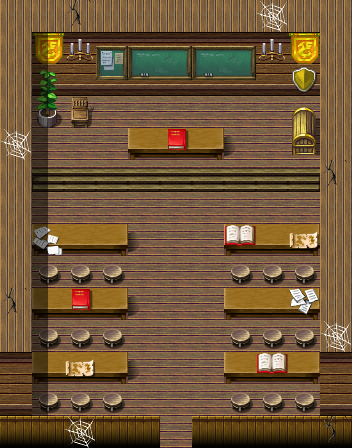

A level layout from a 2D game, rendered from its tile map. Below: a short description, then the map file with tile-grid data replaced by summaries:
An orthogonal 11x14 tile map with 32x32 px tiles, 4 tile layers (Ground, Objects, Above, Top), 1 hidden layer not drawn, 61 tilesets and 14 objects (9x spawn, 3x script, mapchange, container).

<map version="1.10" tiledversion="1.11.2" orientation="orthogonal" renderorder="right-down" width="11" height="14" tilewidth="32" tileheight="32" infinite="0" nextlayerid="10" nextobjectid="15">
 <tileset firstgid="1" name="map_bed_1" tilewidth="32" tileheight="32" tilecount="160" columns="16">
  <image source="../drawable/map_bed_1.png" width="512" height="320" />
 </tileset>
 <tileset firstgid="161" name="map_border_1" tilewidth="32" tileheight="32" tilecount="128" columns="16">
  <image source="../drawable/map_border_1.png" width="512" height="256" />
 </tileset>
 <tileset firstgid="289" name="map_bridge_1" tilewidth="32" tileheight="32" tilecount="128" columns="16">
  <image source="../drawable/map_bridge_1.png" width="512" height="256" />
 </tileset>
 <tileset firstgid="417" name="map_bridge_2" tilewidth="32" tileheight="32" tilecount="128" columns="16">
  <image source="../drawable/map_bridge_2.png" width="512" height="256" />
 </tileset>
 <tileset firstgid="545" name="map_broken_1" tilewidth="32" tileheight="32" tilecount="128" columns="16">
  <image source="../drawable/map_broken_1.png" width="512" height="256" />
 </tileset>
 <tileset firstgid="673" name="map_cavewall_1" tilewidth="32" tileheight="32" tilecount="108" columns="18">
  <image source="../drawable/map_cavewall_1.png" width="576" height="192" />
 </tileset>
 <tileset firstgid="781" name="map_cavewall_2" tilewidth="32" tileheight="32" tilecount="108" columns="18">
  <image source="../drawable/map_cavewall_2.png" width="576" height="192" />
 </tileset>
 <tileset firstgid="889" name="map_cavewall_3" tilewidth="32" tileheight="32" tilecount="108" columns="18">
  <image source="../drawable/map_cavewall_3.png" width="576" height="192" />
 </tileset>
 <tileset firstgid="997" name="map_cavewall_4" tilewidth="32" tileheight="32" tilecount="108" columns="18">
  <image source="../drawable/map_cavewall_4.png" width="576" height="192" />
 </tileset>
 <tileset firstgid="1105" name="map_chair_table_1" tilewidth="32" tileheight="32" tilecount="128" columns="16">
  <image source="../drawable/map_chair_table_1.png" width="512" height="256" />
 </tileset>
 <tileset firstgid="1233" name="map_chair_table_2" tilewidth="32" tileheight="32" tilecount="128" columns="16">
  <image source="../drawable/map_chair_table_2.png" width="512" height="256" />
 </tileset>
 <tileset firstgid="1361" name="map_crate_1" tilewidth="32" tileheight="32" tilecount="128" columns="16">
  <image source="../drawable/map_crate_1.png" width="512" height="256" />
 </tileset>
 <tileset firstgid="1489" name="map_cupboard_1" tilewidth="32" tileheight="32" tilecount="128" columns="16">
  <image source="../drawable/map_cupboard_1.png" width="512" height="256" />
 </tileset>
 <tileset firstgid="1617" name="map_curtain_1" tilewidth="32" tileheight="32" tilecount="128" columns="16">
  <image source="../drawable/map_curtain_1.png" width="512" height="256" />
 </tileset>
 <tileset firstgid="1745" name="map_entrance_1" tilewidth="32" tileheight="32" tilecount="128" columns="16">
  <image source="../drawable/map_entrance_1.png" width="512" height="256" />
 </tileset>
 <tileset firstgid="1873" name="map_entrance_2" tilewidth="32" tileheight="32" tilecount="128" columns="16">
  <image source="../drawable/map_entrance_2.png" width="512" height="256" />
 </tileset>
 <tileset firstgid="2001" name="map_fence_1" tilewidth="32" tileheight="32" tilecount="128" columns="16">
  <image source="../drawable/map_fence_1.png" width="512" height="256" />
 </tileset>
 <tileset firstgid="2129" name="map_fence_2" tilewidth="32" tileheight="32" tilecount="128" columns="16">
  <image source="../drawable/map_fence_2.png" width="512" height="256" />
 </tileset>
 <tileset firstgid="2257" name="map_fence_3" tilewidth="32" tileheight="32" tilecount="128" columns="16">
  <image source="../drawable/map_fence_3.png" width="512" height="256" />
 </tileset>
 <tileset firstgid="2385" name="map_fence_4" tilewidth="32" tileheight="32" tilecount="128" columns="16">
  <image source="../drawable/map_fence_4.png" width="512" height="256" />
 </tileset>
 <tileset firstgid="2513" name="map_ground_1" tilewidth="32" tileheight="32" tilecount="128" columns="16">
  <image source="../drawable/map_ground_1.png" width="512" height="256" />
 </tileset>
 <tileset firstgid="2641" name="map_ground_2" tilewidth="32" tileheight="32" tilecount="128" columns="16">
  <image source="../drawable/map_ground_2.png" width="512" height="256" />
 </tileset>
 <tileset firstgid="2769" name="map_ground_3" tilewidth="32" tileheight="32" tilecount="128" columns="16">
  <image source="../drawable/map_ground_3.png" width="512" height="256" />
 </tileset>
 <tileset firstgid="2897" name="map_ground_4" tilewidth="32" tileheight="32" tilecount="128" columns="16">
  <image source="../drawable/map_ground_4.png" width="512" height="256" />
 </tileset>
 <tileset firstgid="3025" name="map_ground_5" tilewidth="32" tileheight="32" tilecount="128" columns="16">
  <image source="../drawable/map_ground_5.png" width="512" height="256" />
 </tileset>
 <tileset firstgid="3153" name="map_ground_6" tilewidth="32" tileheight="32" tilecount="128" columns="16">
  <image source="../drawable/map_ground_6.png" width="512" height="256" />
 </tileset>
 <tileset firstgid="3281" name="map_ground_7" tilewidth="32" tileheight="32" tilecount="128" columns="16">
  <image source="../drawable/map_ground_7.png" width="512" height="256" />
 </tileset>
 <tileset firstgid="3409" name="map_ground_8" tilewidth="32" tileheight="32" tilecount="128" columns="16">
  <image source="../drawable/map_ground_8.png" width="512" height="256" />
 </tileset>
 <tileset firstgid="3537" name="map_house_1" tilewidth="32" tileheight="32" tilecount="128" columns="16">
  <image source="../drawable/map_house_1.png" width="512" height="256" />
 </tileset>
 <tileset firstgid="3665" name="map_house_2" tilewidth="32" tileheight="32" tilecount="128" columns="16">
  <image source="../drawable/map_house_2.png" width="512" height="256" />
 </tileset>
 <tileset firstgid="3793" name="map_indoor_1" tilewidth="32" tileheight="32" tilecount="128" columns="16">
  <image source="../drawable/map_indoor_1.png" width="512" height="256" />
 </tileset>
 <tileset firstgid="3921" name="map_indoor_2" tilewidth="32" tileheight="32" tilecount="128" columns="16">
  <image source="../drawable/map_indoor_2.png" width="512" height="256" />
 </tileset>
 <tileset firstgid="4049" name="map_kitchen_1" tilewidth="32" tileheight="32" tilecount="128" columns="16">
  <image source="../drawable/map_kitchen_1.png" width="512" height="256" />
 </tileset>
 <tileset firstgid="4177" name="map_outdoor_1" tilewidth="32" tileheight="32" tilecount="128" columns="16">
  <image source="../drawable/map_outdoor_1.png" width="512" height="256" />
 </tileset>
 <tileset firstgid="4305" name="map_pillar_1" tilewidth="32" tileheight="32" tilecount="128" columns="16">
  <image source="../drawable/map_pillar_1.png" width="512" height="256" />
 </tileset>
 <tileset firstgid="4433" name="map_pillar_2" tilewidth="32" tileheight="32" tilecount="128" columns="16">
  <image source="../drawable/map_pillar_2.png" width="512" height="256" />
 </tileset>
 <tileset firstgid="4561" name="map_plant_1" tilewidth="32" tileheight="32" tilecount="128" columns="16">
  <image source="../drawable/map_plant_1.png" width="512" height="256" />
 </tileset>
 <tileset firstgid="4689" name="map_plant_2" tilewidth="32" tileheight="32" tilecount="128" columns="16">
  <image source="../drawable/map_plant_2.png" width="512" height="256" />
 </tileset>
 <tileset firstgid="4817" name="map_rock_1" tilewidth="32" tileheight="32" tilecount="128" columns="16">
  <image source="../drawable/map_rock_1.png" width="512" height="256" />
 </tileset>
 <tileset firstgid="4945" name="map_rock_2" tilewidth="32" tileheight="32" tilecount="128" columns="16">
  <image source="../drawable/map_rock_2.png" width="512" height="256" />
 </tileset>
 <tileset firstgid="5073" name="map_roof_1" tilewidth="32" tileheight="32" tilecount="128" columns="16">
  <image source="../drawable/map_roof_1.png" width="512" height="256" />
 </tileset>
 <tileset firstgid="5201" name="map_roof_2" tilewidth="32" tileheight="32" tilecount="128" columns="16">
  <image source="../drawable/map_roof_2.png" width="512" height="256" />
 </tileset>
 <tileset firstgid="5329" name="map_roof_3" tilewidth="32" tileheight="32" tilecount="128" columns="16">
  <image source="../drawable/map_roof_3.png" width="512" height="256" />
 </tileset>
 <tileset firstgid="5457" name="map_shop_1" tilewidth="32" tileheight="32" tilecount="128" columns="16">
  <image source="../drawable/map_shop_1.png" width="512" height="256" />
 </tileset>
 <tileset firstgid="5585" name="map_sign_ladder_1" tilewidth="32" tileheight="32" tilecount="128" columns="16">
  <image source="../drawable/map_sign_ladder_1.png" width="512" height="256" />
 </tileset>
 <tileset firstgid="5713" name="map_table_1" tilewidth="32" tileheight="32" tilecount="128" columns="16">
  <image source="../drawable/map_table_1.png" width="512" height="256" />
 </tileset>
 <tileset firstgid="5841" name="map_trail_1" tilewidth="32" tileheight="32" tilecount="128" columns="16">
  <image source="../drawable/map_trail_1.png" width="512" height="256" />
 </tileset>
 <tileset firstgid="5969" name="map_transition_1" tilewidth="32" tileheight="32" tilecount="128" columns="16">
  <image source="../drawable/map_transition_1.png" width="512" height="256" />
 </tileset>
 <tileset firstgid="6097" name="map_transition_2" tilewidth="32" tileheight="32" tilecount="128" columns="16">
  <image source="../drawable/map_transition_2.png" width="512" height="256" />
 </tileset>
 <tileset firstgid="6225" name="map_transition_3" tilewidth="32" tileheight="32" tilecount="128" columns="16">
  <image source="../drawable/map_transition_3.png" width="512" height="256" />
 </tileset>
 <tileset firstgid="6353" name="map_transition_4" tilewidth="32" tileheight="32" tilecount="128" columns="16">
  <image source="../drawable/map_transition_4.png" width="512" height="256" />
 </tileset>
 <tileset firstgid="6481" name="map_transition_5" tilewidth="32" tileheight="32" tilecount="128" columns="16">
  <image source="../drawable/map_transition_5.png" width="512" height="256" />
 </tileset>
 <tileset firstgid="6609" name="map_tree_1" tilewidth="32" tileheight="32" tilecount="128" columns="16">
  <image source="../drawable/map_tree_1.png" width="512" height="256" />
 </tileset>
 <tileset firstgid="6737" name="map_tree_2" tilewidth="32" tileheight="32" tilecount="128" columns="16">
  <image source="../drawable/map_tree_2.png" width="512" height="256" />
 </tileset>
 <tileset firstgid="6865" name="map_wall_1" tilewidth="32" tileheight="32" tilecount="128" columns="16">
  <image source="../drawable/map_wall_1.png" width="512" height="256" />
 </tileset>
 <tileset firstgid="6993" name="map_wall_2" tilewidth="32" tileheight="32" tilecount="120" columns="15">
  <image source="../drawable/map_wall_2.png" width="480" height="256" />
 </tileset>
 <tileset firstgid="7113" name="map_wall_3" tilewidth="32" tileheight="32" tilecount="120" columns="15">
  <image source="../drawable/map_wall_3.png" width="480" height="256" />
 </tileset>
 <tileset firstgid="7233" name="map_wall_4" tilewidth="32" tileheight="32" tilecount="120" columns="15">
  <image source="../drawable/map_wall_4.png" width="480" height="256" />
 </tileset>
 <tileset firstgid="7353" name="map_window_1" tilewidth="32" tileheight="32" tilecount="128" columns="16">
  <image source="../drawable/map_window_1.png" width="512" height="256" />
 </tileset>
 <tileset firstgid="7481" name="map_window_2" tilewidth="32" tileheight="32" tilecount="128" columns="16">
  <image source="../drawable/map_window_2.png" width="512" height="256" />
 </tileset>
 <tileset firstgid="7609" name="map_brightport" tilewidth="32" tileheight="32" tilecount="112" columns="16">
  <image source="../drawable/map_brightport.png" width="512" height="224" />
 </tileset>
 <layer id="1" name="Ground" width="11" height="14">
  <data>[154 cells, 154 non-empty, 5 distinct tile ids]</data>
 </layer>
 <layer id="2" name="Objects" width="11" height="14">
  <data>[154 cells, 79 non-empty, 23 distinct tile ids]</data>
 </layer>
 <layer id="3" name="Above" width="11" height="14">
  <data>[154 cells, 9 non-empty, 6 distinct tile ids]</data>
 </layer>
 <layer id="4" name="Top" width="11" height="14">
  <data>[154 cells, 12 non-empty, 1 distinct tile ids]</data>
 </layer>
 <layer id="5" name="Walkable" width="11" height="14" visible="0">
  <data>[154 cells, 87 non-empty, 1 distinct tile ids]</data>
 </layer>
 <objectgroup id="6" name="Mapevents">
  <object id="1" name="entrance" type="mapchange" x="160" y="416" width="32" height="32">
   <properties>
    <property name="map" value="brightport_school1" />
    <property name="place" value="class" />
   </properties>
  </object>
  <object id="2" name="brightport_book" type="container" x="288" y="128" width="32" height="32" />
  <object id="3" name="brightport_class" type="script" x="128" y="384" width="96" height="32">
   <properties>
    <property name="when" value="enter" />
   </properties>
  </object>
  <object id="4" name="brightport_lecture_warning" type="script" x="128" y="96" width="96" height="288">
   <properties>
    <property name="when" value="round" />
   </properties>
  </object>
  <object id="5" name="brightport_lecture_regnal" type="script" x="224" y="384" width="96" height="32" />
 </objectgroup>
 <objectgroup id="7" name="Spawn">
  <object id="6" name="brightportnpc5" type="spawn" x="128" y="96" width="96" height="32">
   <properties>
    <property name="spawngroup" value="brightportnpc5" />
   </properties>
  </object>
  <object id="7" name="brightportstudent8" type="spawn" x="96" y="256" width="32" height="32">
   <properties>
    <property name="spawngroup" value="brightportstudent8" />
   </properties>
  </object>
  <object id="8" name="brightportstudent5" type="spawn" x="32" y="256" width="32" height="32">
   <properties>
    <property name="spawngroup" value="brightportstudent5" />
   </properties>
  </object>
  <object id="9" name="brightportstudent1" type="spawn" x="256" y="256" width="32" height="32">
   <properties>
    <property name="spawngroup" value="brightportstudent1" />
   </properties>
  </object>
  <object id="10" name="brightportstudent6" type="spawn" x="32" y="320" width="32" height="32">
   <properties>
    <property name="spawngroup" value="brightportstudent6" />
   </properties>
  </object>
  <object id="11" name="brightportstudent9" type="spawn" x="96" y="384" width="32" height="32">
   <properties>
    <property name="spawngroup" value="brightportstudent9" />
   </properties>
  </object>
  <object id="12" name="brightportstudent7" type="spawn" x="224" y="320" width="32" height="32">
   <properties>
    <property name="spawngroup" value="brightportstudent7" />
   </properties>
  </object>
  <object id="13" name="brightportstudent4" type="spawn" x="256" y="384" width="32" height="32">
   <properties>
    <property name="spawngroup" value="brightportstudent4" />
   </properties>
  </object>
  <object id="14" name="brightportstudent2" type="spawn" x="288" y="320" width="32" height="32">
   <properties>
    <property name="spawngroup" value="brightportstudent2" />
   </properties>
  </object>
 </objectgroup>
 <objectgroup id="8" name="Keys" />
 <objectgroup id="9" name="Replace" />
</map>
